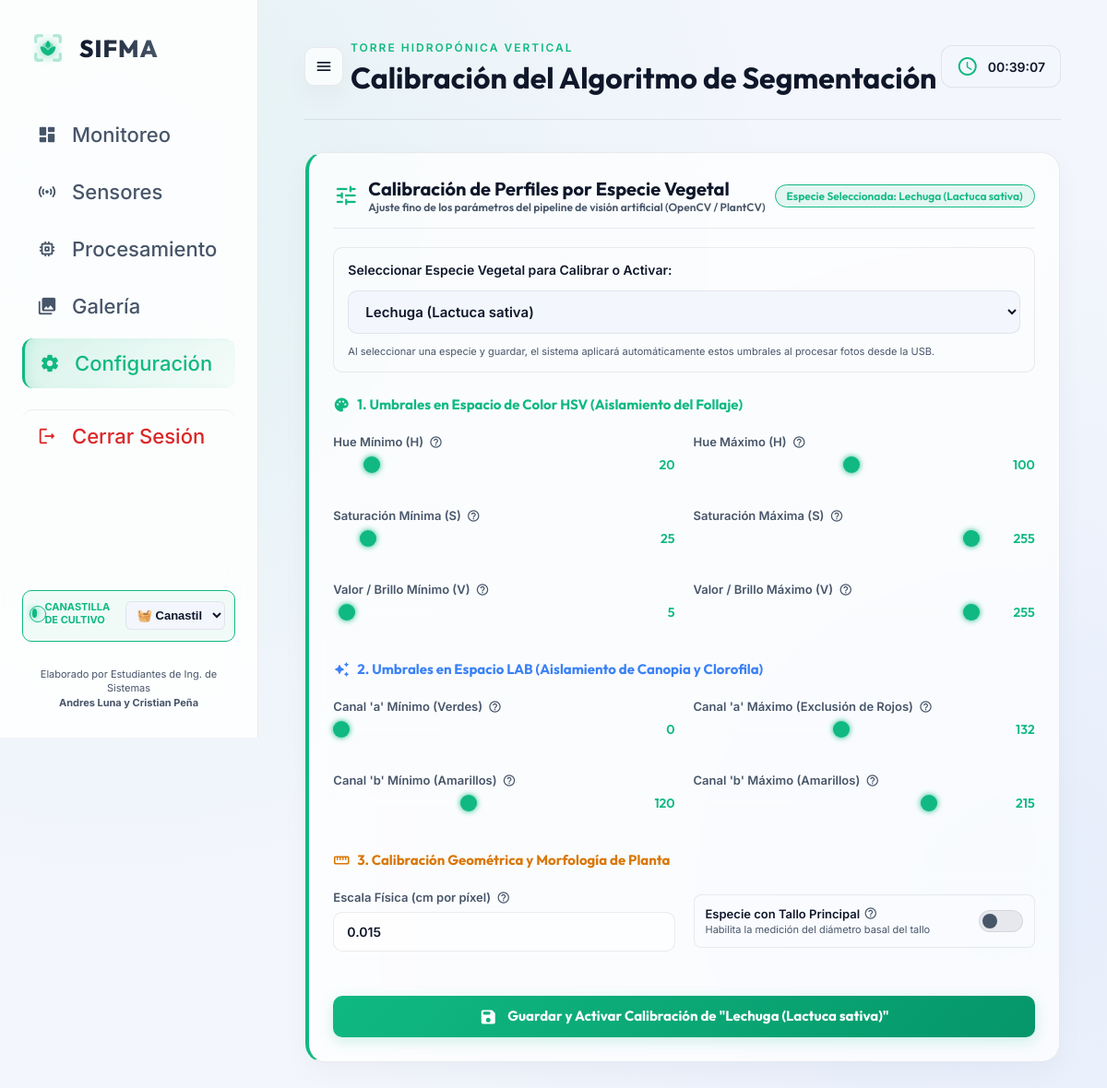
Page /config (signed in) on the earlier database version.
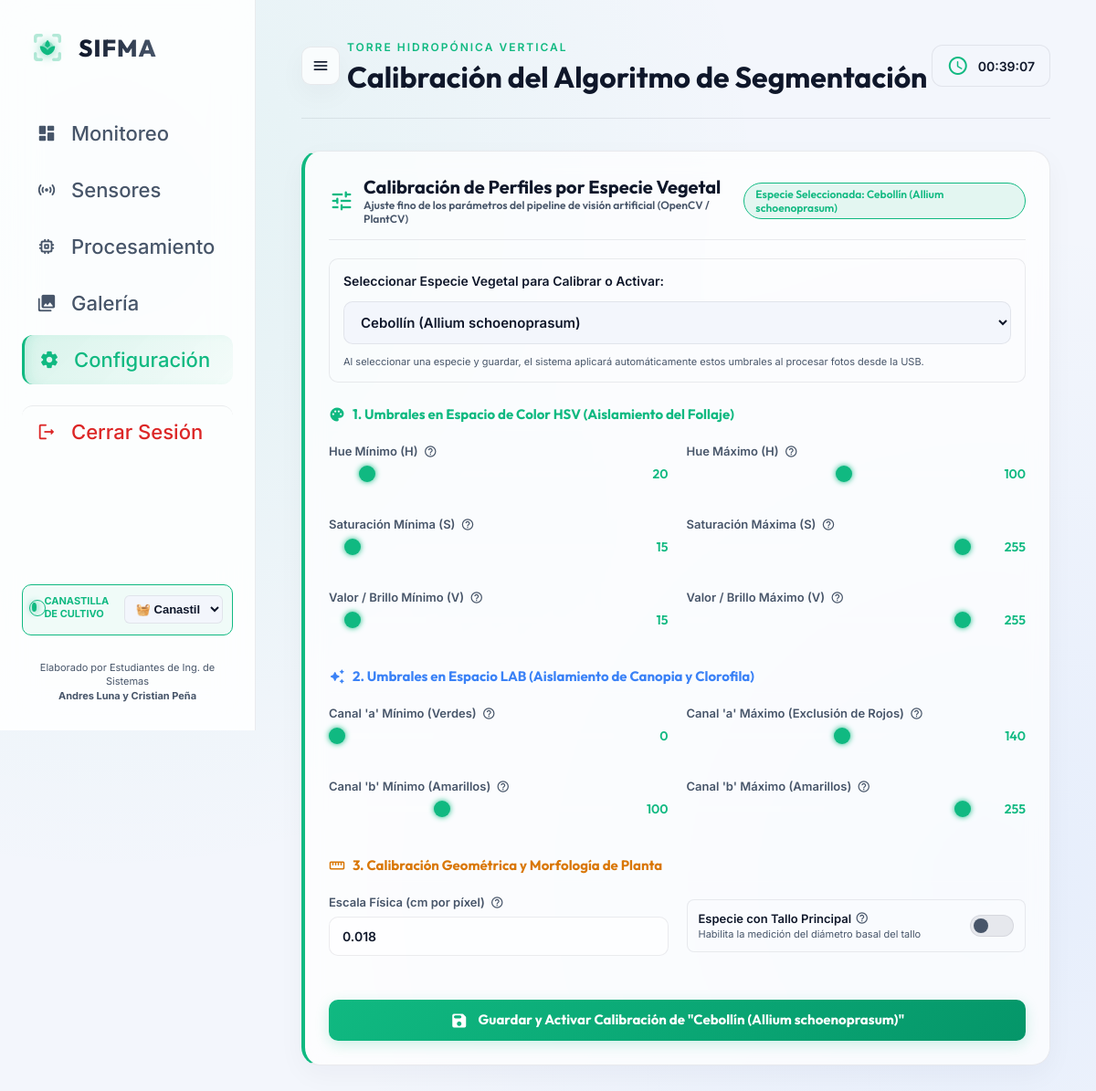
Same page on the later database version.
### database.py (models this page shows, shortened)
class CropProfile(db.Model):
    __tablename__ = 'crop_profile'
    crop_type = Column(String(50), primary_key=True)
    display_name = Column(String(100), nullable=False)
    h_min = Column(Integer, default=30)
    h_max = Column(Integer, default=95)
    s_min = Column(Integer, default=35)
    s_max = Column(Integer, default=255)
    v_min = Column(Integer, default=35)
    v_max = Column(Integer, default=255)
    l_min = Column(Integer, default=0)
    l_max = Column(Integer, default=255)
    a_min = Column(Integer, default=0)
    a_max = Column(Integer, default=125)
    b_min = Column(Integer, default=125)
    b_max = Column(Integer, default=200)
    pixel_to_cm_ratio = Column(Float, default=0.015)
    has_stem = Column(Boolean, default=True)
    def to_json(self):
        return {
            "crop_type": self.crop_type,
            "display_name": self.display_name,
            "h_min": self.h_min, "h_max": self.h_max,
            "s_min": self.s_min, "s_max": self.s_max,
            "v_min": self.v_min, "v_max": self.v_max,
            "l_min": self.l_min, "l_max": self.l_max,
            "a_min": self.a_min, "a_max": self.a_max,
            "b_min": self.b_min, "b_max": self.b_max,
            "pixel_to_cm_ratio": self.pixel_to_cm_ratio,
            "has_stem": self.has_stem
        }

### blueprints/dashboard_bp.py (the view, shortened to what this page needs)
@dashboard_bp.route('/config', methods=['GET', 'POST'])
def configuration_panel():
    config = Config.query.first()
    active_plant_id = get_active_plant_id()
    profiles = CropProfile.query.all()
    requested_crop = request.args.get('crop_type', config.selected_crop_type)
    selected_profile = CropProfile.query.filter_by(crop_type=requested_crop).first() or CropProfile.query.filter_by(crop_type=config.selected_crop_type).first()
    return render_template('config.html',
                           config=config,
                           profiles=profiles,
                           selected_profile=selected_profile,
                           active_plant_id=active_plant_id)

### blueprints/dashboard_bp.py (called while the page is built)
def get_active_plant_id():
    return session.get('active_plant_id', 1)

@dashboard_bp.before_request
def require_login():
    allowed_endpoints = ['dashboard.login', 'static', 'api.upload_capture_session', 'api.get_config', 'api.scan_usb_drives']
    if request.endpoint and not any(request.endpoint.startswith(ep) for ep in allowed_endpoints):
        if not session.get('logged_in'):
            return redirect(url_for('dashboard.login'))

### templates/config.html (shortened to what the changed rows need)
{% extends 'base.html' %}
{% block heading %}Calibración del Algoritmo de Segmentación{% endblock %}
{% block content %}
<div class="content-viewport">
    <div class="glass-card" style="max-width: 1000px; margin: 0 auto; border-left: 4px solid var(--accent-success);">
        <div class="glass-card-title" style="justify-content: space-between; align-items: center; border-bottom: 1px solid var(--glass-border); padding-bottom: 15px;">
            <div style="display: flex; align-items: center; gap: 10px;">
                <span class="material-icons-round" style="color: var(--accent-success); font-size: 28px;">tune</span>
                <div>
                </div>
            </div>
            <div style="background: rgba(16, 185, 129, 0.1); border: 1px solid var(--accent-success); padding: 4px 12px; border-radius: 20px; font-size: 12px; color: var(--accent-success); font-weight: 600;">
                Especie Seleccionada: {{ selected_profile.display_name }}
            </div>
        </div>
        <div class="form-group" style="margin-top: 20px; margin-bottom: 25px; background: rgba(255,255,255,0.02); padding: 15px; border-radius: 10px; border: 1px solid var(--glass-border);">
            <label for="profile-selector" style="font-weight: 600; font-size: 14px; color: var(--text-heading);">
                Seleccionar Especie Vegetal para Calibrar o Activar:
            </label>
            <select id="profile-selector" class="form-control" style="background-color: var(--bg-main); font-size: 15px; font-weight: 600; margin-top: 6px;" onchange="onProfileSelectChange(this.value)">
                {% for profile in profiles %}
                    <option value="{{ profile.crop_type }}" {% if selected_profile.crop_type == profile.crop_type %}selected{% endif %}>
                        {{ profile.display_name }}
                    </option>
                {% endfor %}
            </select>
            <small style="color: var(--text-muted); font-size: 11px; margin-top: 4px; display: block;">
                Al seleccionar una especie y guardar, el sistema aplicará automáticamente estos umbrales al procesar fotos desde la USB.
            </small>
        </div>
        <form action="{{ url_for('dashboard.configuration_panel') }}" method="POST">
            <div style="display: grid; grid-template-columns: 1fr 1fr; gap: 20px; margin-bottom: 25px;">
                <div class="form-group">
                    <div class="range-slider-container">
                        <input type="range" name="h_min" id="h_min" class="range-slider" min="0" max="180" value="{{ selected_profile.h_min }}" oninput="updateRangeLabel(this)">
                        <span class="range-value" id="label-h_min">{{ selected_profile.h_min }}</span>
                    </div>
                </div>
                <div class="form-group">
                    <div class="range-slider-container">
                        <input type="range" name="h_max" id="h_max" class="range-slider" min="0" max="180" value="{{ selected_profile.h_max }}" oninput="updateRangeLabel(this)">
                        <span class="range-value" id="label-h_max">{{ selected_profile.h_max }}</span>
                    </div>
                </div>
                <div class="form-group">
                    <div class="range-slider-container">
                        <input type="range" name="s_min" id="s_min" class="range-slider" min="0" max="255" value="{{ selected_profile.s_min }}" oninput="updateRangeLabel(this)">
                        <span class="range-value" id="label-s_min">{{ selected_profile.s_min }}</span>
                    </div>
                </div>
                <div class="form-group">
                    <div class="range-slider-container">
                        <input type="range" name="s_max" id="s_max" class="range-slider" min="0" max="255" value="{{ selected_profile.s_max }}" oninput="updateRangeLabel(this)">
                        <span class="range-value" id="label-s_max">{{ selected_profile.s_max }}</span>
                    </div>
                </div>
                <div class="form-group">
                    <div class="range-slider-container">
                        <input type="range" name="v_min" id="v_min" class="range-slider" min="0" max="255" value="{{ selected_profile.v_min }}" oninput="updateRangeLabel(this)">
                        <span class="range-value" id="label-v_min">{{ selected_profile.v_min }}</span>
                    </div>
                </div>
                <div class="form-group">
                    <div class="range-slider-container">
                        <input type="range" name="v_max" id="v_max" class="range-slider" min="0" max="255" value="{{ selected_profile.v_max }}" oninput="updateRangeLabel(this)">
                        <span class="range-value" id="label-v_max">{{ selected_profile.v_max }}</span>
                    </div>
                </div>
            </div>
            <div style="display: grid; grid-template-columns: 1fr 1fr; gap: 20px; margin-bottom: 25px;">
                <div class="form-group">
                    <div class="range-slider-container">
                        <input type="range" name="a_min" id="a_min" class="range-slider" min="0" max="255" value="{{ selected_profile.a_min }}" oninput="updateRangeLabel(this)">
                        <span class="range-value" id="label-a_min">{{ selected_profile.a_min }}</span>
                    </div>
                </div>
                <div class="form-group">
                    <div class="range-slider-container">
                        <input type="range" name="a_max" id="a_max" class="range-slider" min="0" max="255" value="{{ selected_profile.a_max }}" oninput="updateRangeLabel(this)">
                        <span class="range-value" id="label-a_max">{{ selected_profile.a_max }}</span>
                    </div>
                </div>
                <div class="form-group">
                    <div class="range-slider-container">
                        <input type="range" name="b_min" id="b_min" class="range-slider" min="0" max="255" value="{{ selected_profile.b_min }}" oninput="updateRangeLabel(this)">
                        <span class="range-value" id="label-b_min">{{ selected_profile.b_min }}</span>
                    </div>
                </div>
                <div class="form-group">
                    <div class="range-slider-container">
                        <input type="range" name="b_max" id="b_max" class="range-slider" min="0" max="255" value="{{ selected_profile.b_max }}" oninput="updateRangeLabel(this)">
                        <span class="range-value" id="label-b_max">{{ selected_profile.b_max }}</span>
                    </div>
                </div>
            </div>
            <div style="display: grid; grid-template-columns: 1fr 1fr; gap: 20px; margin-bottom: 25px; align-items: center;">
                <div class="form-group">
                    <label for="pixel_to_cm_ratio" style="display: flex; align-items: center; gap: 6px;">
                        Escala Física (cm por píxel)
                        <span class="material-icons-round" style="font-size: 15px; color: var(--text-muted); cursor: help;" title="Factor de relación lineal. El valor 0.015 indica que 1 píxel equivale a 0.15 mm a la distancia focal actual.">help_outline</span>
                    </label>
                    <input type="number" step="0.0001" name="pixel_to_cm_ratio" id="pixel_to_cm_ratio" class="form-control" value="{{ selected_profile.pixel_to_cm_ratio }}" required style="font-weight: 600;">
                </div>
            </div>
            <div style="margin-top: 30px; text-align: center;">
                <button type="submit" class="btn btn-primary" style="width: 100%; padding: 12px; font-size: 15px; font-weight: 700; background: linear-gradient(135deg, #10b981 0%, #059669 100%);">
                    <span class="material-icons-round" style="font-size: 20px; vertical-align: middle; margin-right: 8px;">save</span>
                    Guardar y Activar Calibración de "{{ selected_profile.display_name }}"
                </button>
            </div>
        </form>
    </div>
</div>
{% endblock %}

Differences in the rows shown:
no longer on this page (row unchanged): CropProfile: display_name "Lechuga (Lactuca sativa)", h_min "20", h_max "100", s_min "25", s_max "255", v_min "5", v_max "255", a_min "0", a_max "132", b_min "120", b_max "215", pixel_to_cm_ratio "0.015"
now on this page (row edited): CropProfile: display_name "Cebollín (Allium schoenoprasum)", h_min "20", h_max "100", s_min "15", s_max "255", v_min "15", v_max "255", a_min "0", a_max "140", b_min "100", b_max "255", pixel_to_cm_ratio "0.018"
Other differences:
form field value: "Lechuga (Lactuca sativa)" → "Cebollín (Allium schoenoprasum)"
